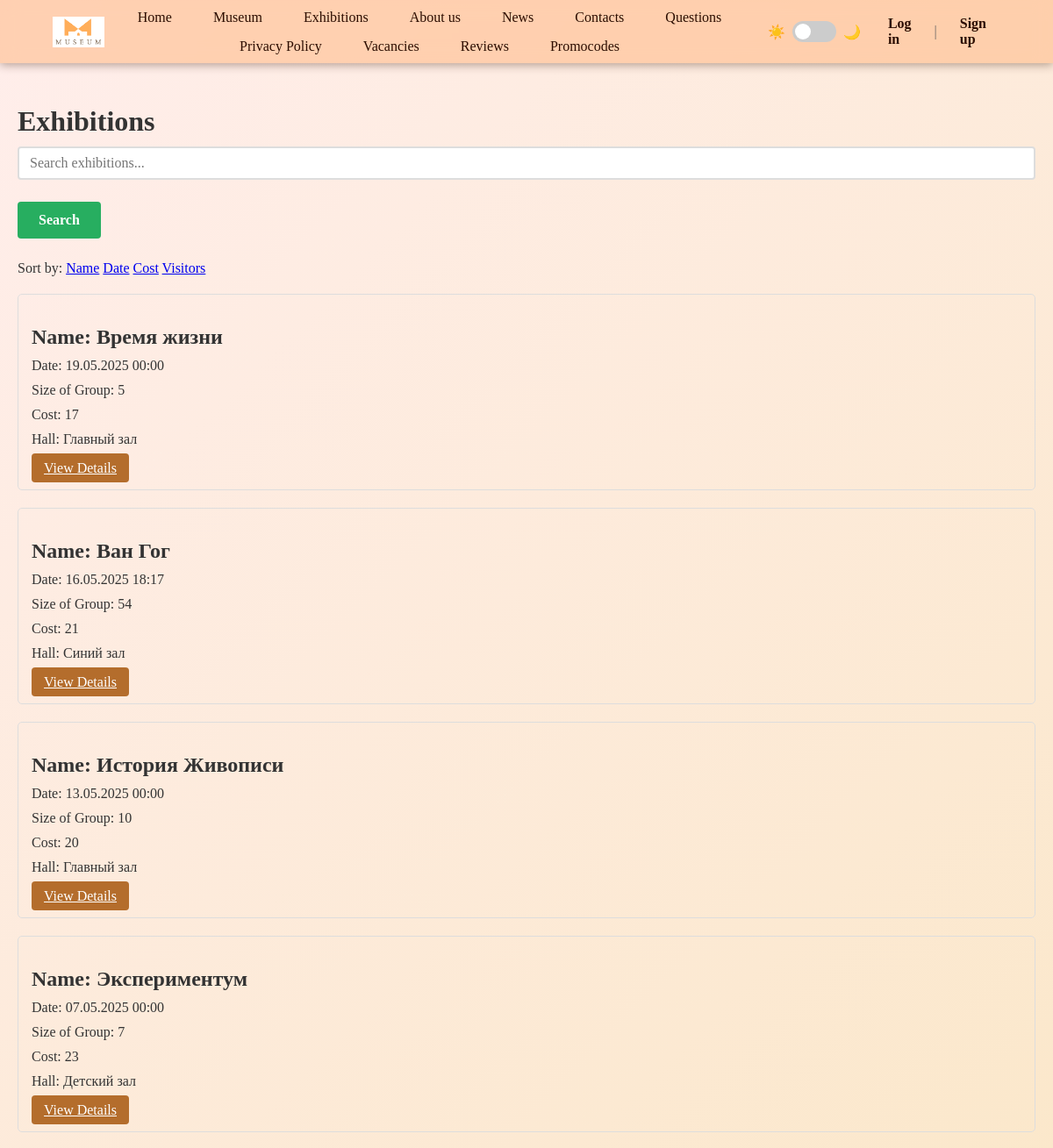
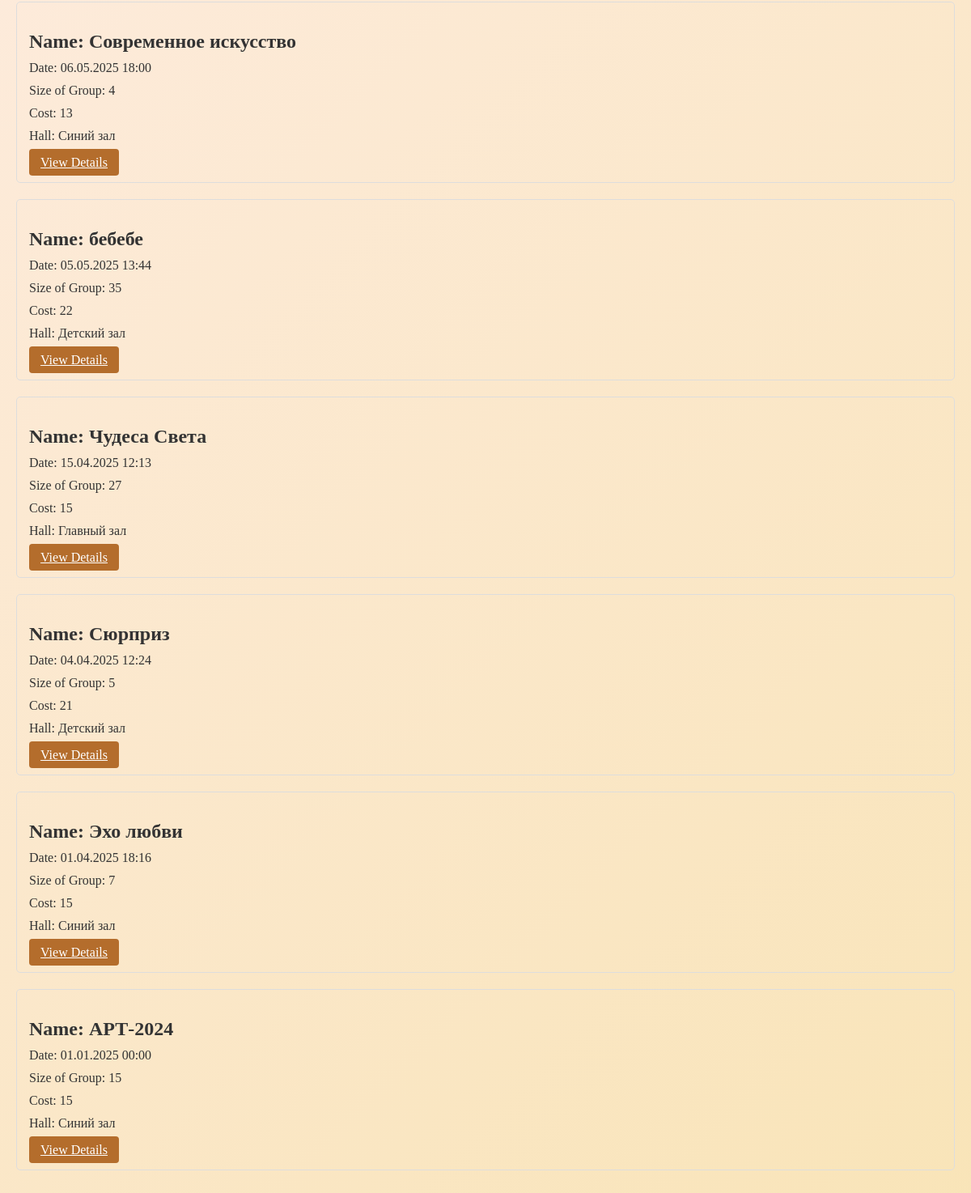
The page /exhibitions/ on the database its author committed (2 pictures, top to bottom).
### museum/models.py (models this page shows, shortened)
class Exhibitions(models.Model):
    name = models.CharField("Name", max_length=50)
    date = models.DateTimeField('Date')
    people = models.IntegerField("People")
    code = models.IntegerField("Code")
    cost = models.IntegerField("Cost")
    hall = models.ForeignKey(Hall, related_name="Hall", on_delete=models.CASCADE)
    class Meta:
        verbose_name = 'Exhibition'
        verbose_name_plural = 'Exhibitions'

class Hall(models.Model):
    name = models.CharField("Name", max_length=50)
    nomer = models.IntegerField("Nomer", default=None)
    floor = models.IntegerField("floor", default=None)
    square = models.IntegerField("Square", default=None)
    class Meta:
        verbose_name = 'Hall'
        verbose_name_plural = 'Halls'

### museum/views.py (the view, shortened to what this page needs)
# urls.py: re_path(r'^exhibitions/$', views.exhibitions, name='exhibitions'),
def exhibitions(request):
    exhibitions = Exhibitions.objects.all()
    search_query = request.GET.get('search', '')
    sort_by = request.GET.get('sort', '-date')  # По умолчанию сортируем по дате (новые сначала)
    if sort_by in ['name', 'date', 'cost', 'people']:
        exhibitions = exhibitions.order_by(sort_by)
    elif sort_by in ['-name', '-date', '-cost', '-people']:
        exhibitions = exhibitions.order_by(sort_by)
    context = {
        'exhibitions': exhibitions,
    }
    return render(request, 'exhibitions.html', context)

### templates/exhibitions.html (shortened to what this page needs)
{% extends 'layout.html' %}
{% block content %}
    <div class="features">
        <h1>Exhibitions</h1>
        <div class="search-sort-container" style="margin-bottom: 20px;">
            <form method="get" action="{% url 'exhibitions' %}" class="search-form">
                <input type="text" name="search" placeholder="Search exhibitions..." value="{{ request.GET.search }}">
                <button type="submit">Search</button>
            </form>
            <div class="sort-options" style="margin-top: 10px;">
                <span>Sort by:</span>
                <a href="?sort=name{% if request.GET.search %}&search={{ request.GET.search }}{% endif %}"
                   class="{% if request.GET.sort == 'name' %}active-sort{% endif %}">Name</a>
                <a href="?sort=date{% if request.GET.search %}&search={{ request.GET.search }}{% endif %}"
                   class="{% if request.GET.sort == 'date' %}active-sort{% endif %}">Date</a>
                <a href="?sort=cost{% if request.GET.search %}&search={{ request.GET.search }}{% endif %}"
                   class="{% if request.GET.sort == 'cost' %}active-sort{% endif %}">Cost</a>
                <a href="?sort=people{% if request.GET.search %}&search={{ request.GET.search }}{% endif %}"
                   class="{% if request.GET.sort == 'people' %}active-sort{% endif %}">Visitors</a>
            </div>
        </div>
       {% if exhibitions %}
    <div class="exhibitions-list">
        {% for el in exhibitions %}
            <div class="exhibition-item" style="margin-bottom: 20px; padding: 15px; border: 1px solid #ddd; border-radius: 5px;">
                <h2>Name: {{ el.name }}</h2>
                <p>Date: {{ el.date|date:"d.m.Y H:i" }}</p>
                <p>Size of Group: {{ el.people }}</p>
                <p>Cost: {{ el.cost }}</p>
                <p>Hall: {{ el.hall.name }}</p>
                <div style="margin-top: 15px;">
                    <a href="{% url 'exhibition_detail' el.id %}" class="btn btn-primary">
                        View Details
                    </a>
                </div>
            </div>
        {% endfor %}
    </div>
{% else %}
    <p>No exhibitions found matching your criteria.</p>
{% endif %}
    </div>
{% endblock %}

### static/css/style.css (style rules this page uses)
:root { --bg-color: #ffffff; --text-color: #333333; --header-bg: rgba(255, 188, 140, 0.598); --card-bg: #ffffff; --border-color: #dee2e6; --primary-color: #007bff; --hover-color: #0056b3; --nav-bg: #343a40; --nav-text: #2c0d00; --nav-hover: #f9ba73b1; --main-bg: linear-gradient(135deg, #ffebe8dd 0%, #f7dda5c9 100%); }
body { background: var(--main-bg); color: var(--text-color); transition: background-color 0.3s ease, color 0.3s ease; }
* { box-sizing: border-box; margin: 0; padding: 0; }
html, body { height: 100%; }
body { font-family: Georgia, serif; overflow: auto; }
input, textarea, select, button { font: inherit; padding: 8px 12px; border: 2px solid #ddd; border-radius: 4px; margin-bottom: 15px; width: 100%; box-sizing: border-box; }
button[type="submit"] { background: #27ae60; color: white; border: none; padding: 12px 24px; cursor: pointer; font-weight: bold; width: auto; }
html, body { margin: 0; padding: 0; min-height: 100vh; background-attachment: fixed; background-size: cover; }
h1, h2, h3, h4, h5 { margin: 20px 0 10px 0; font-weight: bold; }
p { margin-bottom: 10px; }
button, .btn { margin-top: 10px; padding: 8px 14px; border: none; background: #b46d2c; color: white; border-radius: 4px; cursor: pointer; }

### rows shown on the page
Exhibitions: name "Время жизни", date "19.05.2025 00:00", people "5", cost "17", hall.name "Главный зал"
Exhibitions: name "Ван Гог", date "16.05.2025 18:17", people "54", cost "21", hall.name "Синий зал"
Exhibitions: name "История Живописи", date "13.05.2025 00:00", people "10", cost "20", hall.name "Главный зал"
Exhibitions: name "Экспериментум", date "07.05.2025 00:00", people "7", cost "23", hall.name "Детский зал"
Exhibitions: name "Современное искусство", date "06.05.2025 18:00", people "4", cost "13", hall.name "Синий зал"
Exhibitions: name "бебебе", date "05.05.2025 13:44", people "35", cost "22", hall.name "Детский зал"
Exhibitions: name "Чудеса Света", date "15.04.2025 12:13", people "27", cost "15", hall.name "Главный зал"
Exhibitions: name "Сюрприз", date "04.04.2025 12:24", people "5", cost "21", hall.name "Детский зал"
Exhibitions: name "Эхо любви", date "01.04.2025 18:16", people "7", cost "15", hall.name "Синий зал"
Exhibitions: name "АРТ-2024", date "01.01.2025 00:00", people "15", cost "15", hall.name "Синий зал"
